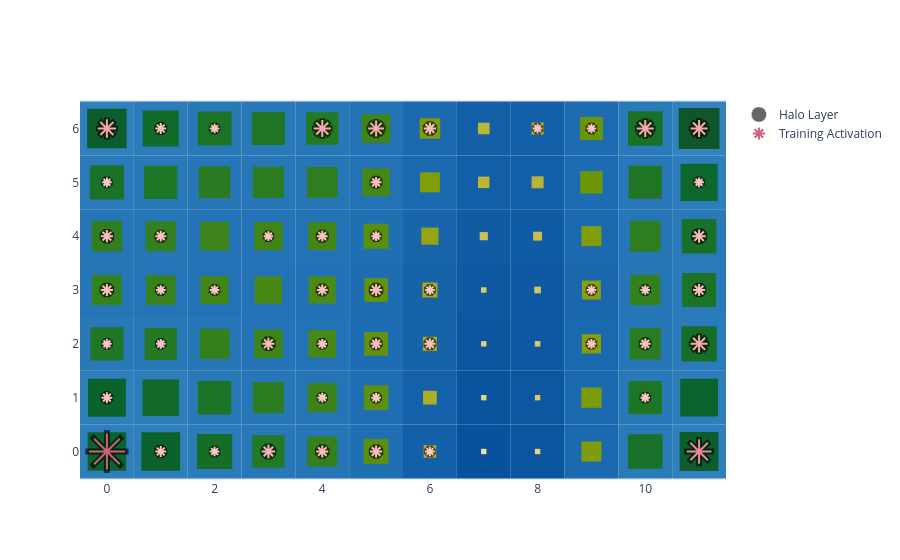

Notebook code cell kept with this figure:
### Code cell
basin.pond() \
    .pad_layer() \
    .petal_layer() \
    .visualize();

### Figure 1 — Plotly figure (JSON) as saved in the notebook; plotly's stock layout.template omitted (floating-point values rounded to 4 significant figures)
{"data": [{"marker": {"color": "black", "line": {"color": "black", "width": 6}, "opacity": 0.6, "size": [36.0, 10.86, 9.6, 13.37, 12.11, 12.11, 9.6, 24.69, 10.86, 9.6, 9.6, 9.6, 9.6, 9.6, 12.11, 9.6, 10.86, 10.86, 9.6, 10.86, 17.14, 12.11, 9.6, 9.6, 10.86, 12.11, 9.6, 9.6, 9.6, 12.11, 12.11, 10.86, 9.6, 10.86, 9.6, 13.37, 9.6, 10.86, 9.6, 18.4, 10.86, 9.6, 17.14, 15.89, 12.11, 9.6, 9.6, 17.14, 17.14], "symbol": "asterisk"}, "mode": "markers", "name": "Halo Layer", "x": [0, 1, 2, 3, 4, 5, 6, 11, 0, 4, 5, 10, 0, 1, 3, 4, 5, 6, 9, 10, 11, 0, 1, 2, 4, 5, 6, 9, 10, 11, 0, 1, 3, 4, 5, 11, 0, 5, 11, 0, 1, 2, 4, 5, 6, 8, 9, 10, 11], "y": [0, 0, 0, 0, 0, 0, 0, 0, 1, 1, 1, 1, 2, 2, 2, 2, 2, 2, 2, 2, 2, 3, 3, 3, 3, 3, 3, 3, 3, 3, 4, 4, 4, 4, 4, 4, 5, 5, 5, 6, 6, 6, 6, 6, 6, 6, 6, 6, 6], "type": "scatter"}, {"marker": {"color": [22, 2, 1, 4, 3, 3, 1, 13, 2, 1, 1, 1, 1, 1, 3, 1, 2, 2, 1, 2, 7, 3, 1, 1, 2, 3, 1, 1, 1, 3, 3, 2, 1, 2, 1, 4, 1, 2, 1, 8, 2, 1, 7, 6, 3, 1, 1, 7, 7], "colorscale": [[0.0, "rgb(255, 198, 196)"], [0.3333, "rgb(244, 163, 168)"], [0.6667, "rgb(227, 129, 145)"], [1.0, "rgb(204, 96, 125)"]], "line": {"color": [22, 2, 1, 4, 3, 3, 1, 13, 2, 1, 1, 1, 1, 1, 3, 1, 2, 2, 1, 2, 7, 3, 1, 1, 2, 3, 1, 1, 1, 3, 3, 2, 1, 2, 1, 4, 1, 2, 1, 8, 2, 1, 7, 6, 3, 1, 1, 7, 7], "colorscale": [[0.0, "rgb(255, 198, 196)"], [0.3333, "rgb(244, 163, 168)"], [0.6667, "rgb(227, 129, 145)"], [1.0, "rgb(204, 96, 125)"]], "width": 2}, "opacity": 1, "size": [30.0, 9.048, 8.0, 11.14, 10.1, 10.1, 8.0, 20.57, 9.048, 8.0, 8.0, 8.0, 8.0, 8.0, 10.1, 8.0, 9.048, 9.048, 8.0, 9.048, 14.29, 10.1, 8.0, 8.0, 9.048, 10.1, 8.0, 8.0, 8.0, 10.1, 10.1, 9.048, 8.0, 9.048, 8.0, 11.14, 8.0, 9.048, 8.0, 15.33, 9.048, 8.0, 14.29, 13.24, 10.1, 8.0, 8.0, 14.29, 14.29], "symbol": "asterisk"}, "mode": "markers", "name": "Training Activation", "x": [0, 1, 2, 3, 4, 5, 6, 11, 0, 4, 5, 10, 0, 1, 3, 4, 5, 6, 9, 10, 11, 0, 1, 2, 4, 5, 6, 9, 10, 11, 0, 1, 3, 4, 5, 11, 0, 5, 11, 0, 1, 2, 4, 5, 6, 8, 9, 10, 11], "y": [0, 0, 0, 0, 0, 0, 0, 0, 1, 1, 1, 1, 2, 2, 2, 2, 2, 2, 2, 2, 2, 3, 3, 3, 3, 3, 3, 3, 3, 3, 4, 4, 4, 4, 4, 4, 5, 5, 5, 6, 6, 6, 6, 6, 6, 6, 6, 6, 6], "type": "scatter"}], "layout": {"shapes": [{"fillcolor": "rgb(47, 127, 188)", "layer": "between", "line": {"width": 0}, "type": "rect", "x0": -0.5, "x1": 0.5, "xref": "x", "y0": -0.5, "y1": 0.5, "yref": "y"}, {"fillcolor": "rgb(47, 127, 188)", "layer": "between", "line": {"width": 0}, "type": "rect", "x0": 0.5, "x1": 1.5, "xref": "x", "y0": -0.5, "y1": 0.5, "yref": "y"}, {"fillcolor": "rgb(43, 123, 186)", "layer": "between", "line": {"width": 0}, "type": "rect", "x0": 1.5, "x1": 2.5, "xref": "x", "y0": -0.5, "y1": 0.5, "yref": "y"}, {"fillcolor": "rgb(40, 120, 184)", "layer": "between", "line": {"width": 0}, "type": "rect", "x0": 2.5, "x1": 3.5, "xref": "x", "y0": -0.5, "y1": 0.5, "yref": "y"}, {"fillcolor": "rgb(37, 117, 183)", "layer": "between", "line": {"width": 0}, "type": "rect", "x0": 3.5, "x1": 4.5, "xref": "x", "y0": -0.5, "y1": 0.5, "yref": "y"}, {"fillcolor": "rgb(31, 111, 179)", "layer": "between", "line": {"width": 0}, "type": "rect", "x0": 4.5, "x1": 5.5, "xref": "x", "y0": -0.5, "y1": 0.5, "yref": "y"}, {"fillcolor": "rgb(20, 96, 168)", "layer": "between", "line": {"width": 0}, "type": "rect", "x0": 5.5, "x1": 6.5, "xref": "x", "y0": -0.5, "y1": 0.5, "yref": "y"}, {"fillcolor": "rgb(8, 81, 156)", "layer": "between", "line": {"width": 0}, "type": "rect", "x0": 6.5, "x1": 7.5, "xref": "x", "y0": -0.5, "y1": 0.5, "yref": "y"}, {"fillcolor": "rgb(11, 85, 159)", "layer": "between", "line": {"width": 0}, "type": "rect", "x0": 7.5, "x1": 8.5, "xref": "x", "y0": -0.5, "y1": 0.5, "yref": "y"}, {"fillcolor": "rgb(27, 105, 175)", "layer": "between", "line": {"width": 0}, "type": "rect", "x0": 8.5, "x1": 9.5, "xref": "x", "y0": -0.5, "y1": 0.5, "yref": "y"}, {"fillcolor": "rgb(42, 122, 186)", "layer": "between", "line": {"width": 0}, "type": "rect", "x0": 9.5, "x1": 10.5, "xref": "x", "y0": -0.5, "y1": 0.5, "yref": "y"}, {"fillcolor": "rgb(48, 128, 189)", "layer": "between", "line": {"width": 0}, "type": "rect", "x0": 10.5, "x1": 11.5, "xref": "x", "y0": -0.5, "y1": 0.5, "yref": "y"}, {"fillcolor": "rgb(47, 127, 188)", "layer": "between", "line": {"width": 0}, "type": "rect", "x0": -0.5, "x1": 0.5, "xref": "x", "y0": 0.5, "y1": 1.5, "yref": "y"}, {"fillcolor": "rgb(45, 125, 187)", "layer": "between", "line": {"width": 0}, "type": "rect", "x0": 0.5, "x1": 1.5, "xref": "x", "y0": 0.5, "y1": 1.5, "yref": "y"}, {"fillcolor": "rgb(41, 121, 185)", "layer": "between", "line": {"width": 0}, "type": "rect", "x0": 1.5, "x1": 2.5, "xref": "x", "y0": 0.5, "y1": 1.5, "yref": "y"}, {"fillcolor": "rgb(38, 118, 184)", "layer": "between", "line": {"width": 0}, "type": "rect", "x0": 2.5, "x1": 3.5, "xref": "x", "y0": 0.5, "y1": 1.5, "yref": "y"}, {"fillcolor": "rgb(36, 116, 182)", "layer": "between", "line": {"width": 0}, "type": "rect", "x0": 3.5, "x1": 4.5, "xref": "x", "y0": 0.5, "y1": 1.5, "yref": "y"}, {"fillcolor": "rgb(31, 110, 179)", "layer": "between", "line": {"width": 0}, "type": "rect", "x0": 4.5, "x1": 5.5, "xref": "x", "y0": 0.5, "y1": 1.5, "yref": "y"}, {"fillcolor": "rgb(21, 97, 169)", "layer": "between", "line": {"width": 0}, "type": "rect", "x0": 5.5, "x1": 6.5, "xref": "x", "y0": 0.5, "y1": 1.5, "yref": "y"}, {"fillcolor": "rgb(10, 84, 158)", "layer": "between", "line": {"width": 0}, "type": "rect", "x0": 6.5, "x1": 7.5, "xref": "x", "y0": 0.5, "y1": 1.5, "yref": "y"}, {"fillcolor": "rgb(13, 87, 161)", "layer": "between", "line": {"width": 0}, "type": "rect", "x0": 7.5, "x1": 8.5, "xref": "x", "y0": 0.5, "y1": 1.5, "yref": "y"}, {"fillcolor": "rgb(27, 105, 175)", "layer": "between", "line": {"width": 0}, "type": "rect", "x0": 8.5, "x1": 9.5, "xref": "x", "y0": 0.5, "y1": 1.5, "yref": "y"}, {"fillcolor": "rgb(41, 121, 185)", "layer": "between", "line": {"width": 0}, "type": "rect", "x0": 9.5, "x1": 10.5, "xref": "x", "y0": 0.5, "y1": 1.5, "yref": "y"}, {"fillcolor": "rgb(46, 126, 188)", "layer": "between", "line": {"width": 0}, "type": "rect", "x0": 10.5, "x1": 11.5, "xref": "x", "y0": 0.5, "y1": 1.5, "yref": "y"}, {"fillcolor": "rgb(41, 121, 185)", "layer": "between", "line": {"width": 0}, "type": "rect", "x0": -0.5, "x1": 0.5, "xref": "x", "y0": 1.5, "y1": 2.5, "yref": "y"}, {"fillcolor": "rgb(40, 120, 184)", "layer": "between", "line": {"width": 0}, "type": "rect", "x0": 0.5, "x1": 1.5, "xref": "x", "y0": 1.5, "y1": 2.5, "yref": "y"}, {"fillcolor": "rgb(37, 117, 183)", "layer": "between", "line": {"width": 0}, "type": "rect", "x0": 1.5, "x1": 2.5, "xref": "x", "y0": 1.5, "y1": 2.5, "yref": "y"}, {"fillcolor": "rgb(35, 115, 182)", "layer": "between", "line": {"width": 0}, "type": "rect", "x0": 2.5, "x1": 3.5, "xref": "x", "y0": 1.5, "y1": 2.5, "yref": "y"}, {"fillcolor": "rgb(34, 114, 181)", "layer": "between", "line": {"width": 0}, "type": "rect", "x0": 3.5, "x1": 4.5, "xref": "x", "y0": 1.5, "y1": 2.5, "yref": "y"}, {"fillcolor": "rgb(30, 109, 178)", "layer": "between", "line": {"width": 0}, "type": "rect", "x0": 4.5, "x1": 5.5, "xref": "x", "y0": 1.5, "y1": 2.5, "yref": "y"}, {"fillcolor": "rgb(21, 98, 169)", "layer": "between", "line": {"width": 0}, "type": "rect", "x0": 5.5, "x1": 6.5, "xref": "x", "y0": 1.5, "y1": 2.5, "yref": "y"}, {"fillcolor": "rgb(12, 86, 160)", "layer": "between", "line": {"width": 0}, "type": "rect", "x0": 6.5, "x1": 7.5, "xref": "x", "y0": 1.5, "y1": 2.5, "yref": "y"}, {"fillcolor": "rgb(13, 88, 161)", "layer": "between", "line": {"width": 0}, "type": "rect", "x0": 7.5, "x1": 8.5, "xref": "x", "y0": 1.5, "y1": 2.5, "yref": "y"}, {"fillcolor": "rgb(26, 104, 174)", "layer": "between", "line": {"width": 0}, "type": "rect", "x0": 8.5, "x1": 9.5, "xref": "x", "y0": 1.5, "y1": 2.5, "yref": "y"}, {"fillcolor": "rgb(38, 118, 184)", "layer": "between", "line": {"width": 0}, "type": "rect", "x0": 9.5, "x1": 10.5, "xref": "x", "y0": 1.5, "y1": 2.5, "yref": "y"}, {"fillcolor": "rgb(43, 123, 186)", "layer": "between", "line": {"width": 0}, "type": "rect", "x0": 10.5, "x1": 11.5, "xref": "x", "y0": 1.5, "y1": 2.5, "yref": "y"}, {"fillcolor": "rgb(37, 117, 183)", "layer": "between", "line": {"width": 0}, "type": "rect", "x0": -0.5, "x1": 0.5, "xref": "x", "y0": 2.5, "y1": 3.5, "yref": "y"}, {"fillcolor": "rgb(36, 116, 183)", "layer": "between", "line": {"width": 0}, "type": "rect", "x0": 0.5, "x1": 1.5, "xref": "x", "y0": 2.5, "y1": 3.5, "yref": "y"}, {"fillcolor": "rgb(34, 114, 182)", "layer": "between", "line": {"width": 0}, "type": "rect", "x0": 1.5, "x1": 2.5, "xref": "x", "y0": 2.5, "y1": 3.5, "yref": "y"}, {"fillcolor": "rgb(34, 114, 181)", "layer": "between", "line": {"width": 0}, "type": "rect", "x0": 2.5, "x1": 3.5, "xref": "x", "y0": 2.5, "y1": 3.5, "yref": "y"}, {"fillcolor": "rgb(33, 113, 181)", "layer": "between", "line": {"width": 0}, "type": "rect", "x0": 3.5, "x1": 4.5, "xref": "x", "y0": 2.5, "y1": 3.5, "yref": "y"}, {"fillcolor": "rgb(30, 109, 178)", "layer": "between", "line": {"width": 0}, "type": "rect", "x0": 4.5, "x1": 5.5, "xref": "x", "y0": 2.5, "y1": 3.5, "yref": "y"}, {"fillcolor": "rgb(22, 99, 170)", "layer": "between", "line": {"width": 0}, "type": "rect", "x0": 5.5, "x1": 6.5, "xref": "x", "y0": 2.5, "y1": 3.5, "yref": "y"}, {"fillcolor": "rgb(13, 88, 161)", "layer": "between", "line": {"width": 0}, "type": "rect", "x0": 6.5, "x1": 7.5, "xref": "x", "y0": 2.5, "y1": 3.5, "yref": "y"}, {"fillcolor": "rgb(14, 89, 162)", "layer": "between", "line": {"width": 0}, "type": "rect", "x0": 7.5, "x1": 8.5, "xref": "x", "y0": 2.5, "y1": 3.5, "yref": "y"}, {"fillcolor": "rgb(26, 103, 174)", "layer": "between", "line": {"width": 0}, "type": "rect", "x0": 8.5, "x1": 9.5, "xref": "x", "y0": 2.5, "y1": 3.5, "yref": "y"}, {"fillcolor": "rgb(37, 117, 183)", "layer": "between", "line": {"width": 0}, "type": "rect", "x0": 9.5, "x1": 10.5, "xref": "x", "y0": 2.5, "y1": 3.5, "yref": "y"}, {"fillcolor": "rgb(42, 122, 185)", "layer": "between", "line": {"width": 0}, "type": "rect", "x0": 10.5, "x1": 11.5, "xref": "x", "y0": 2.5, "y1": 3.5, "yref": "y"}, {"fillcolor": "rgb(37, 117, 183)", "layer": "between", "line": {"width": 0}, "type": "rect", "x0": -0.5, "x1": 0.5, "xref": "x", "y0": 3.5, "y1": 4.5, "yref": "y"}, {"fillcolor": "rgb(37, 117, 183)", "layer": "between", "line": {"width": 0}, "type": "rect", "x0": 0.5, "x1": 1.5, "xref": "x", "y0": 3.5, "y1": 4.5, "yref": "y"}, {"fillcolor": "rgb(35, 115, 182)", "layer": "between", "line": {"width": 0}, "type": "rect", "x0": 1.5, "x1": 2.5, "xref": "x", "y0": 3.5, "y1": 4.5, "yref": "y"}, {"fillcolor": "rgb(35, 115, 182)", "layer": "between", "line": {"width": 0}, "type": "rect", "x0": 2.5, "x1": 3.5, "xref": "x", "y0": 3.5, "y1": 4.5, "yref": "y"}, {"fillcolor": "rgb(34, 114, 182)", "layer": "between", "line": {"width": 0}, "type": "rect", "x0": 3.5, "x1": 4.5, "xref": "x", "y0": 3.5, "y1": 4.5, "yref": "y"}, {"fillcolor": "rgb(31, 111, 179)", "layer": "between", "line": {"width": 0}, "type": "rect", "x0": 4.5, "x1": 5.5, "xref": "x", "y0": 3.5, "y1": 4.5, "yref": "y"}, {"fillcolor": "rgb(24, 101, 172)", "layer": "between", "line": {"width": 0}, "type": "rect", "x0": 5.5, "x1": 6.5, "xref": "x", "y0": 3.5, "y1": 4.5, "yref": "y"}, {"fillcolor": "rgb(16, 91, 164)", "layer": "between", "line": {"width": 0}, "type": "rect", "x0": 6.5, "x1": 7.5, "xref": "x", "y0": 3.5, "y1": 4.5, "yref": "y"}, {"fillcolor": "rgb(16, 92, 164)", "layer": "between", "line": {"width": 0}, "type": "rect", "x0": 7.5, "x1": 8.5, "xref": "x", "y0": 3.5, "y1": 4.5, "yref": "y"}, {"fillcolor": "rgb(27, 105, 175)", "layer": "between", "line": {"width": 0}, "type": "rect", "x0": 8.5, "x1": 9.5, "xref": "x", "y0": 3.5, "y1": 4.5, "yref": "y"}, {"fillcolor": "rgb(38, 118, 183)", "layer": "between", "line": {"width": 0}, "type": "rect", "x0": 9.5, "x1": 10.5, "xref": "x", "y0": 3.5, "y1": 4.5, "yref": "y"}, {"fillcolor": "rgb(42, 122, 186)", "layer": "between", "line": {"width": 0}, "type": "rect", "x0": 10.5, "x1": 11.5, "xref": "x", "y0": 3.5, "y1": 4.5, "yref": "y"}, {"fillcolor": "rgb(42, 122, 186)", "layer": "between", "line": {"width": 0}, "type": "rect", "x0": -0.5, "x1": 0.5, "xref": "x", "y0": 4.5, "y1": 5.5, "yref": "y"}, {"fillcolor": "rgb(41, 121, 185)", "layer": "between", "line": {"width": 0}, "type": "rect", "x0": 0.5, "x1": 1.5, "xref": "x", "y0": 4.5, "y1": 5.5, "yref": "y"}, {"fillcolor": "rgb(39, 119, 184)", "layer": "between", "line": {"width": 0}, "type": "rect", "x0": 1.5, "x1": 2.5, "xref": "x", "y0": 4.5, "y1": 5.5, "yref": "y"}, {"fillcolor": "rgb(38, 118, 184)", "layer": "between", "line": {"width": 0}, "type": "rect", "x0": 2.5, "x1": 3.5, "xref": "x", "y0": 4.5, "y1": 5.5, "yref": "y"}, {"fillcolor": "rgb(38, 118, 183)", "layer": "between", "line": {"width": 0}, "type": "rect", "x0": 3.5, "x1": 4.5, "xref": "x", "y0": 4.5, "y1": 5.5, "yref": "y"}, {"fillcolor": "rgb(34, 114, 181)", "layer": "between", "line": {"width": 0}, "type": "rect", "x0": 4.5, "x1": 5.5, "xref": "x", "y0": 4.5, "y1": 5.5, "yref": "y"}, {"fillcolor": "rgb(27, 105, 175)", "layer": "between", "line": {"width": 0}, "type": "rect", "x0": 5.5, "x1": 6.5, "xref": "x", "y0": 4.5, "y1": 5.5, "yref": "y"}, {"fillcolor": "rgb(19, 95, 167)", "layer": "between", "line": {"width": 0}, "type": "rect", "x0": 6.5, "x1": 7.5, "xref": "x", "y0": 4.5, "y1": 5.5, "yref": "y"}, {"fillcolor": "rgb(19, 95, 167)", "layer": "between", "line": {"width": 0}, "type": "rect", "x0": 7.5, "x1": 8.5, "xref": "x", "y0": 4.5, "y1": 5.5, "yref": "y"}, {"fillcolor": "rgb(29, 108, 177)", "layer": "between", "line": {"width": 0}, "type": "rect", "x0": 8.5, "x1": 9.5, "xref": "x", "y0": 4.5, "y1": 5.5, "yref": "y"}, {"fillcolor": "rgb(40, 120, 185)", "layer": "between", "line": {"width": 0}, "type": "rect", "x0": 9.5, "x1": 10.5, "xref": "x", "y0": 4.5, "y1": 5.5, "yref": "y"}, {"fillcolor": "rgb(46, 126, 187)", "layer": "between", "line": {"width": 0}, "type": "rect", "x0": 10.5, "x1": 11.5, "xref": "x", "y0": 4.5, "y1": 5.5, "yref": "y"}, {"fillcolor": "rgb(48, 128, 189)", "layer": "between", "line": {"width": 0}, "type": "rect", "x0": -0.5, "x1": 0.5, "xref": "x", "y0": 5.5, "y1": 6.5, "yref": "y"}, {"fillcolor": "rgb(44, 124, 187)", "layer": "between", "line": {"width": 0}, "type": "rect", "x0": 0.5, "x1": 1.5, "xref": "x", "y0": 5.5, "y1": 6.5, "yref": "y"}, {"fillcolor": "rgb(41, 121, 185)", "layer": "between", "line": {"width": 0}, "type": "rect", "x0": 1.5, "x1": 2.5, "xref": "x", "y0": 5.5, "y1": 6.5, "yref": "y"}, {"fillcolor": "rgb(41, 121, 185)", "layer": "between", "line": {"width": 0}, "type": "rect", "x0": 2.5, "x1": 3.5, "xref": "x", "y0": 5.5, "y1": 6.5, "yref": "y"}, {"fillcolor": "rgb(40, 120, 184)", "layer": "between", "line": {"width": 0}, "type": "rect", "x0": 3.5, "x1": 4.5, "xref": "x", "y0": 5.5, "y1": 6.5, "yref": "y"}, {"fillcolor": "rgb(35, 115, 182)", "layer": "between", "line": {"width": 0}, "type": "rect", "x0": 4.5, "x1": 5.5, "xref": "x", "y0": 5.5, "y1": 6.5, "yref": "y"}, {"fillcolor": "rgb(27, 105, 175)", "layer": "between", "line": {"width": 0}, "type": "rect", "x0": 5.5, "x1": 6.5, "xref": "x", "y0": 5.5, "y1": 6.5, "yref": "y"}, {"fillcolor": "rgb(19, 95, 167)", "layer": "between", "line": {"width": 0}, "type": "rect", "x0": 6.5, "x1": 7.5, "xref": "x", "y0": 5.5, "y1": 6.5, "yref": "y"}, {"fillcolor": "rgb(19, 95, 167)", "layer": "between", "line": {"width": 0}, "type": "rect", "x0": 7.5, "x1": 8.5, "xref": "x", "y0": 5.5, "y1": 6.5, "yref": "y"}, {"fillcolor": "rgb(29, 108, 177)", "layer": "between", "line": {"width": 0}, "type": "rect", "x0": 8.5, "x1": 9.5, "xref": "x", "y0": 5.5, "y1": 6.5, "yref": "y"}, {"fillcolor": "rgb(42, 122, 186)", "layer": "between", "line": {"width": 0}, "type": "rect", "x0": 9.5, "x1": 10.5, "xref": "x", "y0": 5.5, "y1": 6.5, "yref": "y"}, {"fillcolor": "rgb(50, 130, 190)", "layer": "between", "line": {"width": 0}, "type": "rect", "x0": 10.5, "x1": 11.5, "xref": "x", "y0": 5.5, "y1": 6.5, "yref": "y"}, {"fillcolor": "rgb(12, 97, 44)", "layer": "between", "line": {"width": 0}, "type": "rect", "x0": -0.3576, "x1": 0.3576, "xref": "x", "y0": -0.3576, "y1": 0.3576, "yref": "y"}, {"fillcolor": "rgb(12, 96, 44)", "layer": "between", "line": {"width": 0}, "type": "rect", "x0": 0.6405, "x1": 1.359, "xref": "x", "y0": -0.3595, "y1": 0.3595, "yref": "y"}, {"fillcolor": "rgb(22, 109, 40)", "layer": "between", "line": {"width": 0}, "type": "rect", "x0": 1.673, "x1": 2.327, "xref": "x", "y0": -0.3274, "y1": 0.3274, "yref": "y"}, {"fillcolor": "rgb(35, 121, 36)", "layer": "between", "line": {"width": 0}, "type": "rect", "x0": 2.699, "x1": 3.301, "xref": "x", "y0": -0.3006, "y1": 0.3006, "yref": "y"}, {"fillcolor": "rgb(52, 128, 29)", "layer": "between", "line": {"width": 0}, "type": "rect", "x0": 3.721, "x1": 4.279, "xref": "x", "y0": -0.2792, "y1": 0.2792, "yref": "y"}, {"fillcolor": "rgb(91, 144, 14)", "layer": "between", "line": {"width": 0}, "type": "rect", "x0": 4.769, "x1": 5.231, "xref": "x", "y0": -0.2306, "y1": 0.2306, "yref": "y"}, {"fillcolor": "rgb(182, 177, 47)", "layer": "between", "line": {"width": 0}, "type": "rect", "x0": 5.884, "x1": 6.116, "xref": "x", "y0": -0.1163, "y1": 0.1163, "yref": "y"}, {"fillcolor": "rgb(239, 225, 156)", "layer": "between", "line": {"width": 0}, "type": "rect", "x0": 6.95, "x1": 7.05, "xref": "x", "y0": -0.05, "y1": 0.05, "yref": "y"}, {"fillcolor": "rgb(229, 212, 128)", "layer": "between", "line": {"width": 0}, "type": "rect", "x0": 7.95, "x1": 8.05, "xref": "x", "y0": -0.05, "y1": 0.05, "yref": "y"}, {"fillcolor": "rgb(127, 157, 9)", "layer": "between", "line": {"width": 0}, "type": "rect", "x0": 8.814, "x1": 9.186, "xref": "x", "y0": -0.1864, "y1": 0.1864, "yref": "y"}, {"fillcolor": "rgb(25, 112, 39)", "layer": "between", "line": {"width": 0}, "type": "rect", "x0": 9.678, "x1": 10.32, "xref": "x", "y0": -0.3217, "y1": 0.3217, "yref": "y"}, {"fillcolor": "rgb(12, 95, 44)", "layer": "between", "line": {"width": 0}, "type": "rect", "x0": 10.64, "x1": 11.36, "xref": "x", "y0": -0.3606, "y1": 0.3606, "yref": "y"}, {"fillcolor": "rgb(11, 99, 44)", "layer": "between", "line": {"width": 0}, "type": "rect", "x0": -0.3525, "x1": 0.3525, "xref": "x", "y0": 0.6475, "y1": 1.352, "yref": "y"}, {"fillcolor": "rgb(17, 105, 42)", "layer": "between", "line": {"width": 0}, "type": "rect", "x0": 0.6617, "x1": 1.338, "xref": "x", "y0": 0.6617, "y1": 1.338, "yref": "y"}, {"fillcolor": "rgb(30, 116, 38)", "layer": "between", "line": {"width": 0}, "type": "rect", "x0": 1.689, "x1": 2.311, "xref": "x", "y0": 0.689, "y1": 1.311, "yref": "y"}, {"fillcolor": "rgb(44, 125, 32)", "layer": "between", "line": {"width": 0}, "type": "rect", "x0": 2.712, "x1": 3.288, "xref": "x", "y0": 0.7117, "y1": 1.288, "yref": "y"}, {"fillcolor": "rgb(58, 131, 27)", "layer": "between", "line": {"width": 0}, "type": "rect", "x0": 3.729, "x1": 4.271, "xref": "x", "y0": 0.7289, "y1": 1.271, "yref": "y"}, {"fillcolor": "rgb(93, 145, 13)", "layer": "between", "line": {"width": 0}, "type": "rect", "x0": 4.772, "x1": 5.228, "xref": "x", "y0": 0.7725, "y1": 1.228, "yref": "y"}, {"fillcolor": "rgb(174, 174, 38)", "layer": "between", "line": {"width": 0}, "type": "rect", "x0": 5.873, "x1": 6.127, "xref": "x", "y0": 0.8728, "y1": 1.127, "yref": "y"}, {"fillcolor": "rgb(230, 213, 132)", "layer": "between", "line": {"width": 0}, "type": "rect", "x0": 6.95, "x1": 7.05, "xref": "x", "y0": 0.95, "y1": 1.05, "yref": "y"}, {"fillcolor": "rgb(222, 202, 109)", "layer": "between", "line": {"width": 0}, "type": "rect", "x0": 7.95, "x1": 8.05, "xref": "x", "y0": 0.95, "y1": 1.05, "yref": "y"}, {"fillcolor": "rgb(125, 156, 9)", "layer": "between", "line": {"width": 0}, "type": "rect", "x0": 8.812, "x1": 9.188, "xref": "x", "y0": 0.8116, "y1": 1.188, "yref": "y"}, {"fillcolor": "rgb(30, 117, 38)", "layer": "between", "line": {"width": 0}, "type": "rect", "x0": 9.69, "x1": 10.31, "xref": "x", "y0": 0.6904, "y1": 1.31, "yref": "y"}, {"fillcolor": "rgb(11, 100, 44)", "layer": "between", "line": {"width": 0}, "type": "rect", "x0": 10.65, "x1": 11.35, "xref": "x", "y0": 0.6489, "y1": 1.351, "yref": "y"}, {"fillcolor": "rgb(31, 118, 37)", "layer": "between", "line": {"width": 0}, "type": "rect", "x0": -0.3077, "x1": 0.3077, "xref": "x", "y0": 1.692, "y1": 2.308, "yref": "y"}, {"fillcolor": "rgb(35, 121, 36)", "layer": "between", "line": {"width": 0}, "type": "rect", "x0": 0.6999, "x1": 1.3, "xref": "x", "y0": 1.7, "y1": 2.3, "yref": "y"}, {"fillcolor": "rgb(51, 128, 29)", "layer": "between", "line": {"width": 0}, "type": "rect", "x0": 1.721, "x1": 2.279, "xref": "x", "y0": 1.721, "y1": 2.279, "yref": "y"}, {"fillcolor": "rgb(62, 133, 25)", "layer": "between", "line": {"width": 0}, "type": "rect", "x0": 2.734, "x1": 3.266, "xref": "x", "y0": 1.734, "y1": 2.266, "yref": "y"}, {"fillcolor": "rgb(71, 136, 22)", "layer": "between", "line": {"width": 0}, "type": "rect", "x0": 3.744, "x1": 4.256, "xref": "x", "y0": 1.744, "y1": 2.256, "yref": "y"}, {"fillcolor": "rgb(100, 147, 11)", "layer": "between", "line": {"width": 0}, "type": "rect", "x0": 4.781, "x1": 5.219, "xref": "x", "y0": 1.781, "y1": 2.219, "yref": "y"}, {"fillcolor": "rgb(171, 173, 36)", "layer": "between", "line": {"width": 0}, "type": "rect", "x0": 5.869, "x1": 6.131, "xref": "x", "y0": 1.869, "y1": 2.131, "yref": "y"}, {"fillcolor": "rgb(226, 208, 121)", "layer": "between", "line": {"width": 0}, "type": "rect", "x0": 6.95, "x1": 7.05, "xref": "x", "y0": 1.95, "y1": 2.05, "yref": "y"}, {"fillcolor": "rgb(220, 200, 105)", "layer": "between", "line": {"width": 0}, "type": "rect", "x0": 7.948, "x1": 8.052, "xref": "x", "y0": 1.948, "y1": 2.052, "yref": "y"}, {"fillcolor": "rgb(134, 159, 12)", "layer": "between", "line": {"width": 0}, "type": "rect", "x0": 8.821, "x1": 9.179, "xref": "x", "y0": 1.821, "y1": 2.179, "yref": "y"}, {"fillcolor": "rgb(42, 124, 33)", "layer": "between", "line": {"width": 0}, "type": "rect", "x0": 9.709, "x1": 10.29, "xref": "x", "y0": 1.709, "y1": 2.291, "yref": "y"}, {"fillcolor": "rgb(22, 110, 40)", "layer": "between", "line": {"width": 0}, "type": "rect", "x0": 10.67, "x1": 11.33, "xref": "x", "y0": 1.673, "y1": 2.327, "yref": "y"}, {"fillcolor": "rgb(53, 129, 29)", "layer": "between", "line": {"width": 0}, "type": "rect", "x0": -0.2779, "x1": 0.2779, "xref": "x", "y0": 2.722, "y1": 3.278, "yref": "y"}, {"fillcolor": "rgb(55, 130, 28)", "layer": "between", "line": {"width": 0}, "type": "rect", "x0": 0.725, "x1": 1.275, "xref": "x", "y0": 2.725, "y1": 3.275, "yref": "y"}, {"fillcolor": "rgb(67, 134, 23)", "layer": "between", "line": {"width": 0}, "type": "rect", "x0": 1.74, "x1": 2.26, "xref": "x", "y0": 2.74, "y1": 3.26, "yref": "y"}, {"fillcolor": "rgb(72, 137, 21)", "layer": "between", "line": {"width": 0}, "type": "rect", "x0": 2.746, "x1": 3.254, "xref": "x", "y0": 2.746, "y1": 3.254, "yref": "y"}, {"fillcolor": "rgb(75, 138, 20)", "layer": "between", "line": {"width": 0}, "type": "rect", "x0": 3.75, "x1": 4.25, "xref": "x", "y0": 2.75, "y1": 3.25, "yref": "y"}, {"fillcolor": "rgb(100, 147, 11)", "layer": "between", "line": {"width": 0}, "type": "rect", "x0": 4.78, "x1": 5.22, "xref": "x", "y0": 2.78, "y1": 3.22, "yref": "y"}, {"fillcolor": "rgb(165, 170, 29)", "layer": "between", "line": {"width": 0}, "type": "rect", "x0": 5.861, "x1": 6.139, "xref": "x", "y0": 2.861, "y1": 3.139, "yref": "y"}, {"fillcolor": "rgb(221, 201, 105)", "layer": "between", "line": {"width": 0}, "type": "rect", "x0": 6.949, "x1": 7.051, "xref": "x", "y0": 2.949, "y1": 3.051, "yref": "y"}, {"fillcolor": "rgb(215, 197, 95)", "layer": "between", "line": {"width": 0}, "type": "rect", "x0": 7.938, "x1": 8.062, "xref": "x", "y0": 2.938, "y1": 3.062, "yref": "y"}, {"fillcolor": "rgb(136, 160, 13)", "layer": "between", "line": {"width": 0}, "type": "rect", "x0": 8.825, "x1": 9.175, "xref": "x", "y0": 2.825, "y1": 3.175, "yref": "y"}, {"fillcolor": "rgb(51, 128, 30)", "layer": "between", "line": {"width": 0}, "type": "rect", "x0": 9.72, "x1": 10.28, "xref": "x", "y0": 2.72, "y1": 3.28, "yref": "y"}, {"fillcolor": "rgb(28, 115, 38)", "layer": "between", "line": {"width": 0}, "type": "rect", "x0": 10.68, "x1": 11.32, "xref": "x", "y0": 2.685, "y1": 3.315, "yref": "y"}, {"fillcolor": "rgb(48, 126, 31)", "layer": "between", "line": {"width": 0}, "type": "rect", "x0": -0.284, "x1": 0.284, "xref": "x", "y0": 3.716, "y1": 4.284, "yref": "y"}, {"fillcolor": "rgb(51, 128, 30)", "layer": "between", "line": {"width": 0}, "type": "rect", "x0": 0.7203, "x1": 1.28, "xref": "x", "y0": 3.72, "y1": 4.28, "yref": "y"}, {"fillcolor": "rgb(61, 132, 26)", "layer": "between", "line": {"width": 0}, "type": "rect", "x0": 1.733, "x1": 2.267, "xref": "x", "y0": 3.733, "y1": 4.267, "yref": "y"}, {"fillcolor": "rgb(64, 133, 24)", "layer": "between", "line": {"width": 0}, "type": "rect", "x0": 2.736, "x1": 3.264, "xref": "x", "y0": 3.736, "y1": 4.264, "yref": "y"}, {"fillcolor": "rgb(66, 134, 24)", "layer": "between", "line": {"width": 0}, "type": "rect", "x0": 3.739, "x1": 4.261, "xref": "x", "y0": 3.739, "y1": 4.261, "yref": "y"}, {"fillcolor": "rgb(89, 143, 15)", "layer": "between", "line": {"width": 0}, "type": "rect", "x0": 4.767, "x1": 5.233, "xref": "x", "y0": 3.767, "y1": 4.233, "yref": "y"}, {"fillcolor": "rgb(150, 164, 18)", "layer": "between", "line": {"width": 0}, "type": "rect", "x0": 5.841, "x1": 6.159, "xref": "x", "y0": 3.841, "y1": 4.159, "yref": "y"}, {"fillcolor": "rgb(207, 191, 81)", "layer": "between", "line": {"width": 0}, "type": "rect", "x0": 6.924, "x1": 7.076, "xref": "x", "y0": 3.924, "y1": 4.076, "yref": "y"}, {"fillcolor": "rgb(204, 189, 76)", "layer": "between", "line": {"width": 0}, "type": "rect", "x0": 7.918, "x1": 8.082, "xref": "x", "y0": 3.918, "y1": 4.082, "yref": "y"}, {"fillcolor": "rgb(128, 157, 10)", "layer": "between", "line": {"width": 0}, "type": "rect", "x0": 8.814, "x1": 9.186, "xref": "x", "y0": 3.814, "y1": 4.186, "yref": "y"}, {"fillcolor": "rgb(46, 126, 31)", "layer": "between", "line": {"width": 0}, "type": "rect", "x0": 9.714, "x1": 10.29, "xref": "x", "y0": 3.714, "y1": 4.286, "yref": "y"}, {"fillcolor": "rgb(25, 112, 39)", "layer": "between", "line": {"width": 0}, "type": "rect", "x0": 10.68, "x1": 11.32, "xref": "x", "y0": 3.679, "y1": 4.321, "yref": "y"}, {"fillcolor": "rgb(27, 114, 39)", "layer": "between", "line": {"width": 0}, "type": "rect", "x0": -0.3168, "x1": 0.3168, "xref": "x", "y0": 4.683, "y1": 5.317, "yref": "y"}, {"fillcolor": "rgb(31, 118, 37)", "layer": "between", "line": {"width": 0}, "type": "rect", "x0": 0.6918, "x1": 1.308, "xref": "x", "y0": 4.692, "y1": 5.308, "yref": "y"}, {"fillcolor": "rgb(40, 123, 34)", "layer": "between", "line": {"width": 0}, "type": "rect", "x0": 1.706, "x1": 2.294, "xref": "x", "y0": 4.706, "y1": 5.294, "yref": "y"}, {"fillcolor": "rgb(44, 125, 33)", "layer": "between", "line": {"width": 0}, "type": "rect", "x0": 2.711, "x1": 3.289, "xref": "x", "y0": 4.711, "y1": 5.289, "yref": "y"}, {"fillcolor": "rgb(46, 126, 31)", "layer": "between", "line": {"width": 0}, "type": "rect", "x0": 3.714, "x1": 4.286, "xref": "x", "y0": 4.714, "y1": 5.286, "yref": "y"}, {"fillcolor": "rgb(69, 136, 22)", "layer": "between", "line": {"width": 0}, "type": "rect", "x0": 4.743, "x1": 5.257, "xref": "x", "y0": 4.743, "y1": 5.257, "yref": "y"}, {"fillcolor": "rgb(128, 157, 10)", "layer": "between", "line": {"width": 0}, "type": "rect", "x0": 5.815, "x1": 6.185, "xref": "x", "y0": 4.815, "y1": 5.185, "yref": "y"}, {"fillcolor": "rgb(189, 180, 54)", "layer": "between", "line": {"width": 0}, "type": "rect", "x0": 6.894, "x1": 7.106, "xref": "x", "y0": 4.894, "y1": 5.106, "yref": "y"}, {"fillcolor": "rgb(186, 179, 51)", "layer": "between", "line": {"width": 0}, "type": "rect", "x0": 7.889, "x1": 8.111, "xref": "x", "y0": 4.889, "y1": 5.111, "yref": "y"}, {"fillcolor": "rgb(109, 151, 7)", "layer": "between", "line": {"width": 0}, "type": "rect", "x0": 8.792, "x1": 9.208, "xref": "x", "y0": 4.792, "y1": 5.208, "yref": "y"}, {"fillcolor": "rgb(32, 118, 37)", "layer": "between", "line": {"width": 0}, "type": "rect", "x0": 9.693, "x1": 10.31, "xref": "x", "y0": 4.693, "y1": 5.307, "yref": "y"}, {"fillcolor": "rgb(13, 102, 43)", "layer": "between", "line": {"width": 0}, "type": "rect", "x0": 10.65, "x1": 11.35, "xref": "x", "y0": 4.655, "y1": 5.345, "yref": "y"}, {"fillcolor": "rgb(13, 93, 44)", "layer": "between", "line": {"width": 0}, "type": "rect", "x0": -0.367, "x1": 0.367, "xref": "x", "y0": 5.633, "y1": 6.367, "yref": "y"}, {"fillcolor": "rgb(18, 106, 42)", "layer": "between", "line": {"width": 0}, "type": "rect", "x0": 0.6653, "x1": 1.335, "xref": "x", "y0": 5.665, "y1": 6.335, "yref": "y"}, {"fillcolor": "rgb(28, 115, 38)", "layer": "between", "line": {"width": 0}, "type": "rect", "x0": 1.686, "x1": 2.314, "xref": "x", "y0": 5.686, "y1": 6.314, "yref": "y"}, {"fillcolor": "rgb(32, 118, 37)", "layer": "between", "line": {"width": 0}, "type": "rect", "x0": 2.693, "x1": 3.307, "xref": "x", "y0": 5.693, "y1": 6.307, "yref": "y"}, {"fillcolor": "rgb(35, 121, 36)", "layer": "between", "line": {"width": 0}, "type": "rect", "x0": 3.7, "x1": 4.3, "xref": "x", "y0": 5.7, "y1": 6.3, "yref": "y"}, {"fillcolor": "rgb(61, 132, 26)", "layer": "between", "line": {"width": 0}, "type": "rect", "x0": 4.732, "x1": 5.268, "xref": "x", "y0": 5.732, "y1": 6.268, "yref": "y"}, {"fillcolor": "rgb(124, 156, 8)", "layer": "between", "line": {"width": 0}, "type": "rect", "x0": 5.81, "x1": 6.19, "xref": "x", "y0": 5.81, "y1": 6.19, "yref": "y"}, {"fillcolor": "rgb(188, 180, 53)", "layer": "between", "line": {"width": 0}, "type": "rect", "x0": 6.892, "x1": 7.108, "xref": "x", "y0": 5.892, "y1": 6.108, "yref": "y"}, {"fillcolor": "rgb(185, 179, 50)", "layer": "between", "line": {"width": 0}, "type": "rect", "x0": 7.888, "x1": 8.112, "xref": "x", "y0": 5.888, "y1": 6.112, "yref": "y"}, {"fillcolor": "rgb(105, 149, 9)", "layer": "between", "line": {"width": 0}, "type": "rect", "x0": 8.786, "x1": 9.214, "xref": "x", "y0": 5.786, "y1": 6.214, "yref": "y"}, {"fillcolor": "rgb(25, 112, 39)", "layer": "between", "line": {"width": 0}, "type": "rect", "x0": 9.679, "x1": 10.32, "xref": "x", "y0": 5.679, "y1": 6.321, "yref": "y"}, {"fillcolor": "rgb(15, 87, 43)", "layer": "between", "line": {"width": 0}, "type": "rect", "x0": 10.62, "x1": 11.38, "xref": "x", "y0": 5.621, "y1": 6.379, "yref": "y"}], "xaxis": {"range": [-0.5, 11.5], "scaleanchor": "y", "constrain": "domain", "zeroline": false, "showgrid": false}, "yaxis": {"range": [-0.5, 6.5], "zeroline": false, "showgrid": false}, "autosize": true, "showlegend": true}}
